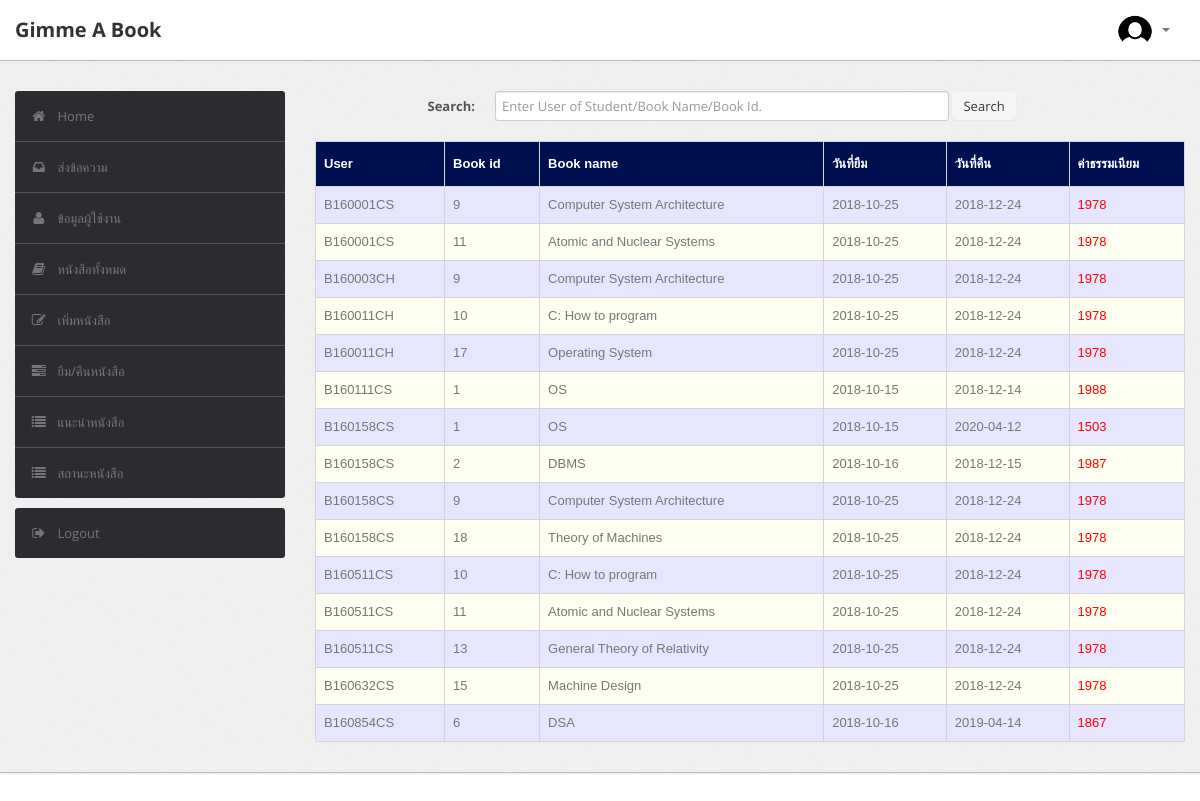
The app's page /admin/current.php (signed in) with its own data.
### tables this page shows
CREATE TABLE `record` (
  `RollNo` varchar(50) NOT NULL,
  `BookId` int(10) NOT NULL,
  `Date_of_Issue` date DEFAULT NULL,
  `Due_Date` date DEFAULT NULL,
  `Date_of_Return` date DEFAULT NULL,
  `Dues` int(10) DEFAULT NULL,
  `Renewals_left` int(10) DEFAULT NULL,
  `Time` time DEFAULT NULL,
  PRIMARY KEY (`RollNo`,`BookId`),
  KEY `BookId` (`BookId`),
  CONSTRAINT `record_ibfk_1` FOREIGN KEY (`RollNo`) REFERENCES `user` (`RollNo`),
  CONSTRAINT `record_ibfk_2` FOREIGN KEY (`BookId`) REFERENCES `book` (`BookId`)
);

CREATE TABLE `book` (
  `BookId` int(10) NOT NULL AUTO_INCREMENT,
  `Title` varchar(50) DEFAULT NULL,
  `Publisher` varchar(50) DEFAULT NULL,
  `Year` varchar(50) DEFAULT NULL,
  `Availability` int(5) DEFAULT NULL,
  PRIMARY KEY (`BookId`)
);

### admin/current.php (the view, shortened to what this page needs)
<?php
require('dbconn.php');
?>
<?php
if ($_SESSION['RollNo']) {
    ?>
<!DOCTYPE html>
<html lang="en">
    <head>
        <link type="text/css" href="bootstrap/css/bootstrap.min.css" rel="stylesheet">
        <link type="text/css" href="bootstrap/css/bootstrap-responsive.min.css" rel="stylesheet">
        <link type="text/css" href="css/theme.css" rel="stylesheet">
        <link type="text/css" href="images/icons/css/font-awesome.css" rel="stylesheet">
    </head>
    <body>
        <div class="navbar navbar-fixed-top">
            <div class="navbar-inner">
                <div class="container">
                        <a class="brand" href="index.php">Gimme A Book</a>
                    <div class="nav-collapse collapse navbar-inverse-collapse">
                        <ul class="nav pull-right">
                            <li class="nav-user dropdown"><a href="#" class="dropdown-toggle" data-toggle="dropdown">
                                <img src="images/profile.png" class="nav-avatar" />
                                <b class="caret"></b></a>
                            </li>
                        </ul>
                    </div>
                </div>
            </div>
        </div>
        <div class="wrapper">
            <div class="container">
                <div class="row">
                    <div class="span3">
                        <div class="sidebar">
                            <ul class="widget widget-menu unstyled">
                                <li class="active"><a href="index.php"><i class="menu-icon icon-home"></i>Home
                                </a></li>
                                 <li><a href="message.php"><i class="menu-icon icon-inbox"></i>ส่งข้อความ</a>
                                </li>
                                <li><a href="student.php"><i class="menu-icon icon-user"></i>ข้อมูลผู้ใช้งาน </a>
                                </li>
                                <li><a href="book.php"><i class="menu-icon icon-book"></i>หนังสือทั้งหมด </a></li>
                                <li><a href="addbook.php"><i class="menu-icon icon-edit"></i>เพิ่มหนังสือ </a></li>
                                <li><a href="requests.php"><i class="menu-icon icon-tasks"></i>ยืม/คืนหนังสือ </a></li>
                                <li><a href="recommendations.php"><i class="menu-icon icon-list"></i>แนะนำหนังสือ </a></li>
                                <li><a href="current.php"><i class="menu-icon icon-list"></i>สถานะหนังสือ </a></li>
                            </ul>
                            <ul class="widget widget-menu unstyled">
                                <li><a href="logout.php"><i class="menu-icon icon-signout"></i>Logout </a></li>
                            </ul>
                        </div>
                    </div>
                    <div class="span9">
                        <form class="form-horizontal row-fluid" action="current.php" method="post">
                                        <div class="control-group">
                                            <label class="control-label" for="Search"><b>Search:</b></label>
                                            <div class="controls">
                                                <input type="text" id="title" name="title" placeholder="Enter User of Student/Book Name/Book Id." class="span8" required>
                                                <button type="submit" name="submit"class="btn">Search</button>
                                            </div>
                                        </div>
                                    </form>
                                    <br>
                                    <?php
                                    if(isset($_POST['submit']))
                                        {$s=$_POST['title'];
                                            $sql="select record.BookId,RollNo,Title,Due_Date,Date_of_Issue,datediff(curdate(),Due_Date) as x from LMS.record,LMS.book where (Date_of_Issue is NOT NULL and Date_of_Return is NULL and book.Bookid = record.BookId) and (RollNo='$s' or record.BookId='$s' or Title like '%$s%')";
                                        }
                                    else
                                        $sql="select record.BookId,RollNo,Title,Due_Date,Date_of_Issue,datediff(curdate(),Due_Date) as x from LMS.record,LMS.book where Date_of_Issue is NOT NULL and Date_of_Return is NULL and book.Bookid = record.BookId";
                                    $result=$conn->query($sql);
                                    $rowcount=mysqli_num_rows($result);
                                    if(!($rowcount))
                                        echo "<br><center><h2><b><i>No Results</i></b></h2></center>";
                                    else
                                    {
                                    ?>
                        <table class="table" id = "tables">
                                  <thead>
                                    <tr>
                                      <th>User</th>
                                      <th>Book id</th>
                                      <th>Book name</th>
                                      <th>วันที่ยืม</th>
                                      <th>วันที่คืน</th>
                                      <th>ค่าธรรมเนียม</th>
                                    </tr>
                                  </thead>
                                  <tbody>
                                <?php
                            while($row=$result->fetch_assoc())
                            {
                                $rollno=$row['RollNo'];
                                $bookid=$row['BookId'];
                                $name=$row['Title'];
                                $issuedate=$row['Date_of_Issue'];
                                $duedate=$row['Due_Date'];
                                $dues=$row['x'];
                            ?>
                                    <tr>
                                      <td><?php echo strtoupper($rollno) ?></td>
                                      <td><?php echo $bookid ?></td>
                                      <td><?php echo $name ?></td>
                                      <td><?php echo $issuedate ?></td>
                                      <td><?php echo $duedate ?></td>
                                      <td><?php if($dues > 0)
                                                  echo "<font color='red'>".$dues."</font>";
                                                else
                                                  echo "<font color='green'>0</font>";
                                              ?>
                                    </tr>
                            <?php }} ?>
                                    </tbody>
                                </table>
                    </div>
                </div>
            </div>
        </div>
<div class="footer"></div>
    </body>
</html>
<?php }
else {
    echo "<script type='text/javascript'>alert('ปฏิเสธการเข้าใช้!!!')</script>";
} ?>

### admin/css/theme.css (style rules this page uses)
#tables { font-family: "Trebuchet MS", Arial, Helvetica, sans-serif; border-collapse: collapse; width: 100%; }
#tables td, #tables th { border: 1px solid #ddd; padding: 8px; }
#tables tr:nth-child(even) { background-color: #fffff2; }
#tables tr:nth-child(odd) { background-color: #e6e6ff; }
#tables th { padding-top: 12px; padding-bottom: 12px; text-align: left; background-color: #000F50; color: white; }
body { font-size: 13px; font-family: 'Open Sans', Arial, sans-serif; background: #fff; color: #777 }
strong, b { color: #555 }
.wrapper { background: url(../images/bg.png) #eee; border-bottom: 1px solid #bbb; -webkit-box-shadow: 0 1px 2px rgba(0,0,0,0.1); -moz-box-shadow: 0 1px 2px rgba(0,0,0,0.1); box-shadow: 0 1px 2px rgba(0,0,0,0.1); padding: 30px 0 }
.footer { color: #999; padding: 30px 0 60px }
form { margin: 0 }
select, textarea, input[type="text"], input[type="password"], input[type="datetime"], input[type="datetime-local"], input[type="date"], input[type="month"], input[type="time"], input[type="week"], input[type="number"], input[type="email"], input[type="url"], input[type="search"], input[type="tel"], input[type="color"], .uneditable-input, label, input, button, select, textarea { -webkit-border-radius: 3px; -moz-border-radius: 3px; border-radius: 3px; font-size: 13px; font-family: 'Open Sans', Tahoma, Arial, sans-serif }
body [class^="icon-"], body [class*=" icon-"] { font-size: 14px; line-height: 20px; height: 20px }
.form-horizontal .control-group, .form-vertical .control-group { margin-bottom: 0 }
.navbar { position: static!important; margin: 0!important }
.navbar .navbar-inner { background: #fff; border-bottom: 1px solid #bbb; -webkit-box-shadow: 0 1px 2px rgba(0,0,0,0.15); -moz-box-shadow: 0 1px 2px rgba(0,0,0,0.15); box-shadow: 0 1px 2px rgba(0,0,0,0.15) }
.navbar .brand { color: #333; font-weight: bold; font-size: 20px; margin-right: 20px; padding: 20px }
.navbar .nav>li>a { padding: 20px 15px; font-weight: bold; color: #777 }
.nav-user>a { height: 20px }
.nav-avatar { width: 34px; height: 34px; margin: -7px 5px 0 0; -webkit-border-radius: 50%; -moz-border-radius: 50%; border-radius: 50% }
.btn, .btn-box { -webkit-border-radius: 3px; -moz-border-radius: 3px; border-radius: 3px }
.btn { font-size: 13px; font-weight: 600 }
.btn { display: inline-block; margin-bottom: 0; font-weight: 400; text-align: center; vertical-align: middle; cursor: pointer; background-image: none; border: 1px solid transparent; white-space: nowrap; padding: 4px 10px; font-size: 13px; line-height: 1.42857; border-radius: 4px; -webkit-user-select: none; -moz-user-select: none; -ms-user-select: none; user-select: none }
.table { margin-bottom: 0 }
.table th, .table td { border-color: #d5d5d5!important }
.widget-menu { background: #fff; -webkit-border-radius: 3px; -moz-border-radius: 3px; border-radius: 3px; overflow: hidden }
.widget-menu a { color: #555; display: block; line-height: 20px; padding: 15px; text-decoration: none!important }
.widget-menu .menu-icon { margin-right: 10px; color: #767676; -webkit-transition: all .2s ease-in-out; -moz-transition: all .2s ease-in-out; transition: all .2s ease-in-out; }
.widget-menu>li+li { border-top: 1px solid #555 }
.widget-menu>li>a { background-color: #2d2b32; color: #767676; -webkit-transition: all .2s ease-in-out; -moz-transition: all .2s ease-in-out; transition: all .2s ease-in-out; }

### records on screen
record: RollNo "B160001CS", BookId "9", BookId.Title "Computer System Architecture", Date_of_Issue "2018-10-25", Due_Date "2018-12-24", dues "1978"
record: RollNo "B160001CS", BookId "11", BookId.Title "Atomic and Nuclear Systems", Date_of_Issue "2018-10-25", Due_Date "2018-12-24", dues "1978"
record: RollNo "B160003CH", BookId "9", BookId.Title "Computer System Architecture", Date_of_Issue "2018-10-25", Due_Date "2018-12-24", dues "1978"
record: RollNo "B160011CH", BookId "10", BookId.Title "C: How to program", Date_of_Issue "2018-10-25", Due_Date "2018-12-24", dues "1978"
record: RollNo "B160011CH", BookId "17", BookId.Title "Operating System", Date_of_Issue "2018-10-25", Due_Date "2018-12-24", dues "1978"
record: RollNo "B160111CS", BookId "1", BookId.Title "OS", Date_of_Issue "2018-10-15", Due_Date "2018-12-14", dues "1988"
record: RollNo "B160158CS", BookId "1", BookId.Title "OS", Date_of_Issue "2018-10-15", Due_Date "2020-04-12", dues "1503"
record: RollNo "B160158CS", BookId "2", BookId.Title "DBMS", Date_of_Issue "2018-10-16", Due_Date "2018-12-15", dues "1987"
record: RollNo "B160158CS", BookId "9", BookId.Title "Computer System Architecture", Date_of_Issue "2018-10-25", Due_Date "2018-12-24", dues "1978"
record: RollNo "B160158CS", BookId "18", BookId.Title "Theory of Machines", Date_of_Issue "2018-10-25", Due_Date "2018-12-24", dues "1978"
record: RollNo "B160511CS", BookId "10", BookId.Title "C: How to program", Date_of_Issue "2018-10-25", Due_Date "2018-12-24", dues "1978"
record: RollNo "B160511CS", BookId "11", BookId.Title "Atomic and Nuclear Systems", Date_of_Issue "2018-10-25", Due_Date "2018-12-24", dues "1978"
record: RollNo "B160511CS", BookId "13", BookId.Title "General Theory of Relativity", Date_of_Issue "2018-10-25", Due_Date "2018-12-24", dues "1978"
record: RollNo "B160632CS", BookId "15", BookId.Title "Machine Design", Date_of_Issue "2018-10-25", Due_Date "2018-12-24", dues "1978"
record: RollNo "B160854CS", BookId "6", BookId.Title "DSA", Date_of_Issue "2018-10-16", Due_Date "2019-04-14", dues "1867"
